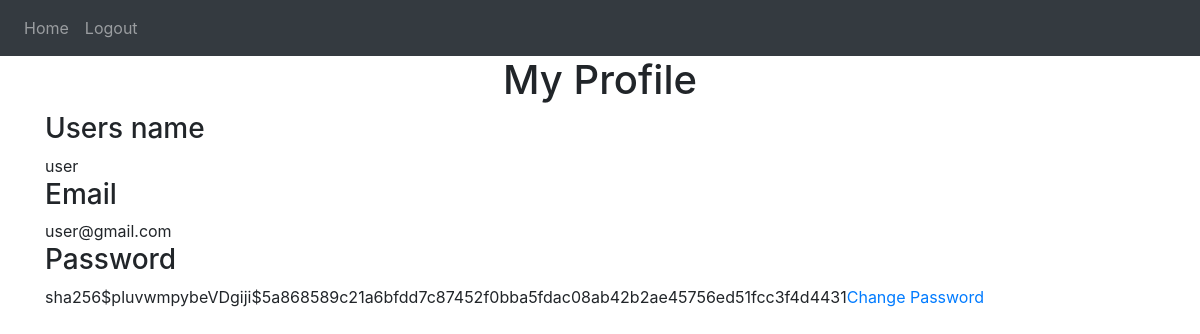
/my_profile (signed in), run on the app's committed database.
### website/models.py (models this page shows)
class User(db.Model, UserMixin):
    id = db.Column(db.Integer, primary_key=True)
    email = db.Column(db.String(150), unique=True)
    password = db.Column(db.String(150))
    first_name = db.Column(db.String(150))
    accounts = db.relationship('Account')
    notifications = db.relationship("Notification")
    transactions = db.relationship("Transaction")

### website/views.py (the view)
@views.route("/my_profile", methods=["GET", "POST"])
@login_required
def my_profile():
    id_surcolega = current_user.get_id()
    id = int(id_surcolega)
    info = User.query.filter_by(id=id).first()
    first_name = info.first_name
    email = info.email
    password = info.password
    return render_template("my_profile.html", user=current_user, info=info, first_name=first_name, email=email, password=password)

### website/__init__.py (called while the page is built)
def create_app():
    app = Flask(__name__)
    app.config["SECRET_KEY"] = "sagasgasd"
    app.config["SQLALCHEMY_DATABASE_URI"] = f"sqlite:///{DB_NAME}"
    db.init_app(app)
    from .views import views
    from .auth import auth
    app.register_blueprint(views, url_prefix="/")
    app.register_blueprint(auth, url_prefix="/")
    from .models import User, Account
    login_manager = LoginManager()
    login_manager.login_view = "auth.login"
    login_manager.init_app(app)
    @login_manager.user_loader
    def load_user(id):
        return User.query.get(int(id))
    with app.app_context():
        print("Database created")
        db.create_all()
    return app

### website/templates/my_profile.html
{% extends "base.html" %} {% block title %}My Accounts{% endblock %} {% block content %}
<h1 align="center">My Profile</h1>
<h3>Users name</h3>{{first_name}}
<h3>Email</h3>{{email}}
<h3>Password</h3>{{password}}<a href="{{ url_for('views.change_password')}}">Change Password</a>
{% endblock %}

### data on the page
User: first_name "user", email "user@gmail.com", password "sha256$pluvwmpybeVDgiji$5a868589c21a6bfdd7c87452f0bba5fdac08ab42b2ae45756ed51fcc3f4d4431"
